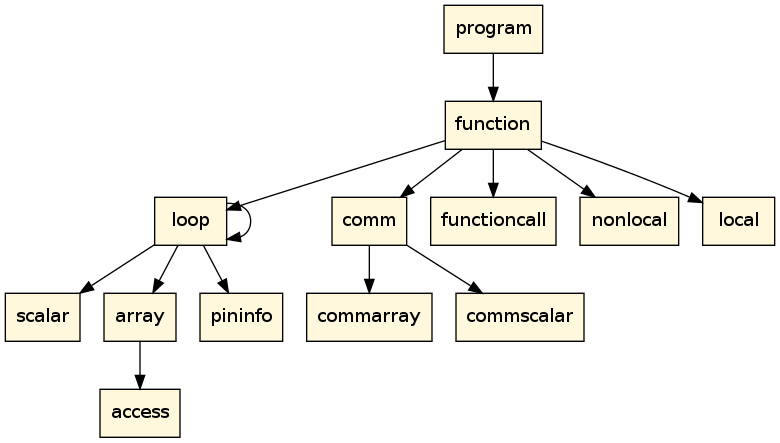

Write Python code to recreate this figure.
#!/usr/bin/python

import pygraphviz as pgv

graph = {'program'  : ['function'], \
         'function' : ['local', 'nonlocal', 'loop', 'comm', 'functioncall'], \
         'loop'     : ['scalar', 'array', 'pininfo', 'loop'], \
         'array'    : ['access'], \
         'comm'     : ['commscalar', 'commarray'], \
        }

nodeProps = {'shape': 'box', 'style': 'filled', 'fillcolor': 'cornsilk'}
edgeProps = {}

G = pgv.AGraph(name = '', directed = True)
for element in graph.keys():
  G.add_node(element, **nodeProps)
  for child in graph[element]:
    G.add_node(child, **nodeProps)
    G.add_edge(element, child, **edgeProps)
G.layout(prog = 'dot')
G.draw('xml.png')
